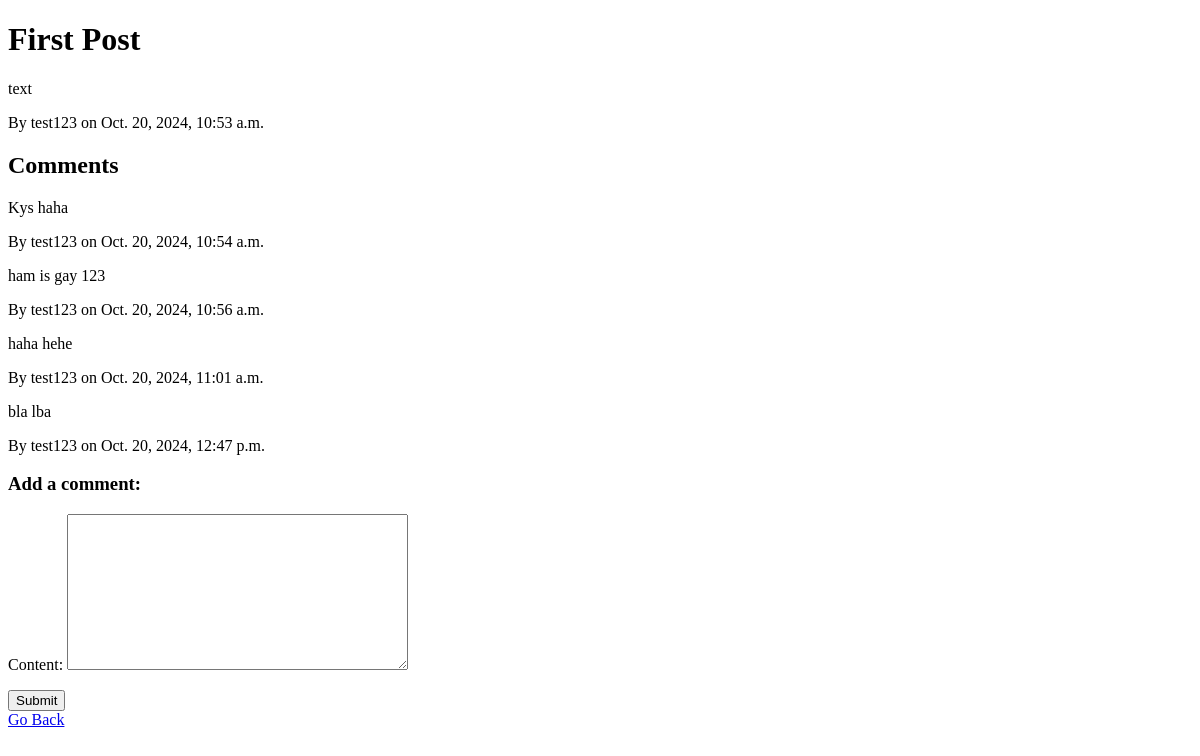
The page /forum/post/1/ on the database as committed earlier.
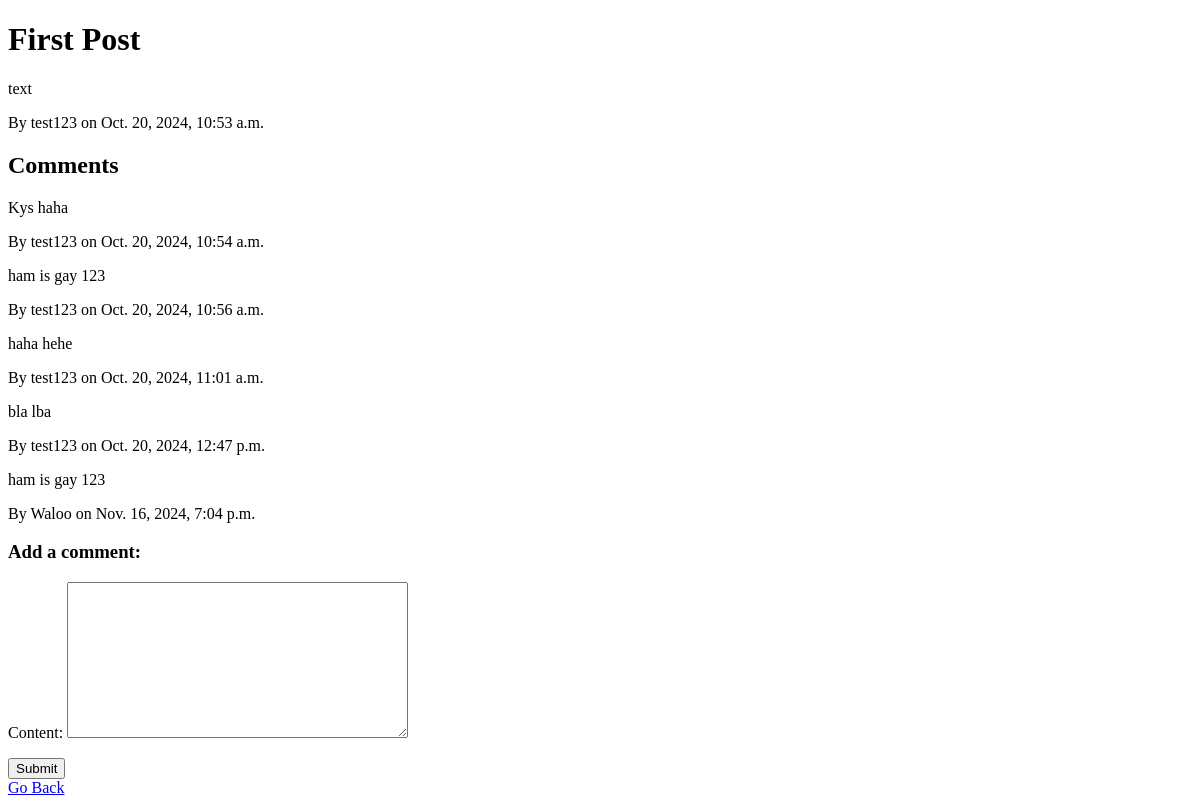
The same page on the database as committed later.
### forum/models.py (models this page shows, shortened)
class Comment(models.Model):
    post = models.ForeignKey(Post, on_delete=models.CASCADE, related_name='comments')
    author = models.ForeignKey(CustomUser, on_delete=models.CASCADE)
    content = models.TextField()
    created_at = models.DateTimeField(auto_now_add=True)

### loginreg/models.py (models this page shows, shortened)
class CustomUser(AbstractUser):
    isadmin = models.BooleanField(default=False)

### forum/views.py (the view)
# urls.py: path('forum/post/<int:post_id>/',forumview.post_detail,name='forumpostdetail'),
def post_detail(request, post_id):
    post = get_object_or_404(Post, id=post_id)
    comments = post.comments.all()
    if request.method == 'POST':
        form = CommentForm(request.POST)
        if form.is_valid():
            comment = form.save(commit=False)
            comment.author = request.user
            comment.post = post
            comment.save()
            return redirect('forumpostdetail', post_id=post.id)
    else:
        form = CommentForm()
    return render(request, 'post_detail.html', {'post': post, 'comments': comments, 'form': form})

### forum/forms.py
class CommentForm(forms.ModelForm):
    class Meta:
        model = Comment
        fields = ['content']

### Templates/post_detail.html (shortened to what this page needs)
<!DOCTYPE html>
<html lang="en">
<head>
</head>
<body>
    <h1>{{ post.title }}</h1>
<p>{{ post.content }}</p>
<p>By {{ post.author.username }} on {{ post.created_at }}</p>
<h2>Comments</h2>
{% for comment in comments %}
    <p>{{ comment.content }}</p>
    <p>By {{ comment.author.username }} on {{ comment.created_at }}</p>
{% endfor %}
<h3>Add a comment:</h3>
<form method="post">
    {{ form.as_p }}
    <button type="submit">Submit</button>
</form>
<a href="{%url 'forumhome' %}">Go Back</a>
</body>
</html>

Rows that differ between the two databases and show on the page:
added Comment: content "ham is gay 123", author.username "Waloo", created_at "Nov. 16, 2024, 7:04 p.m."
